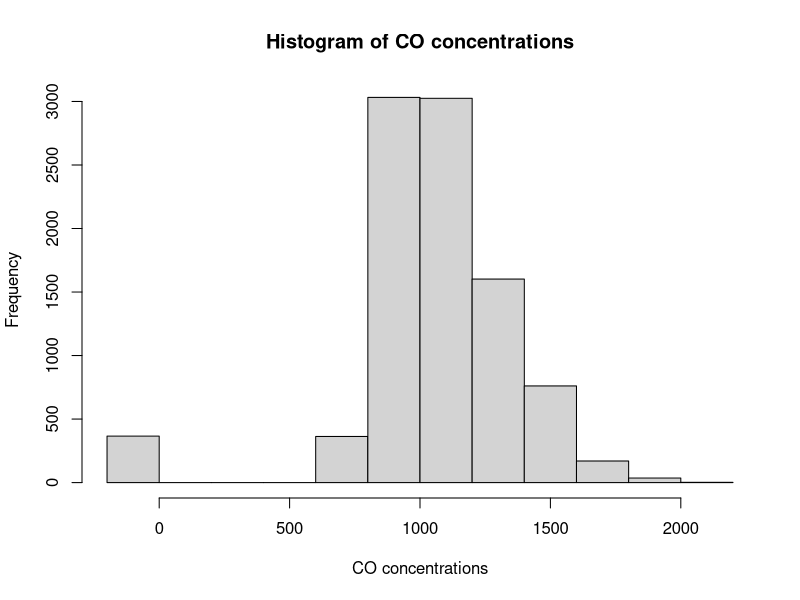
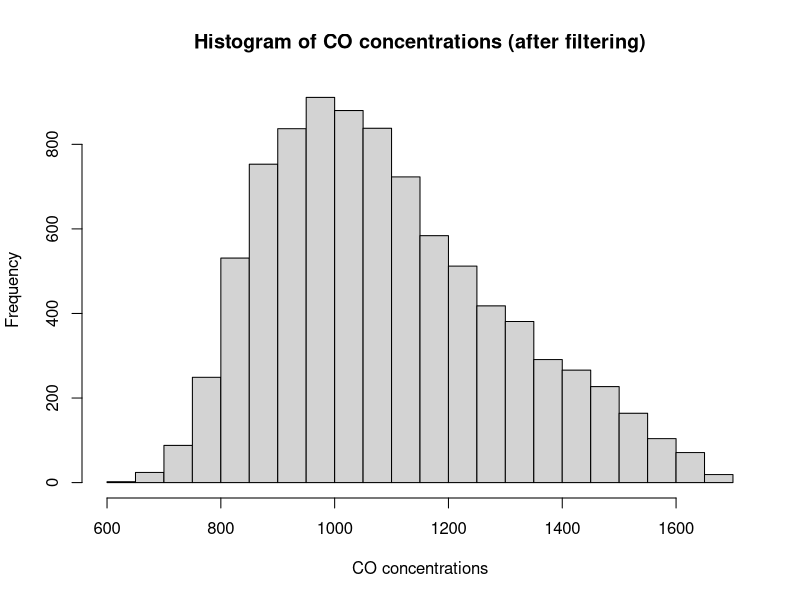
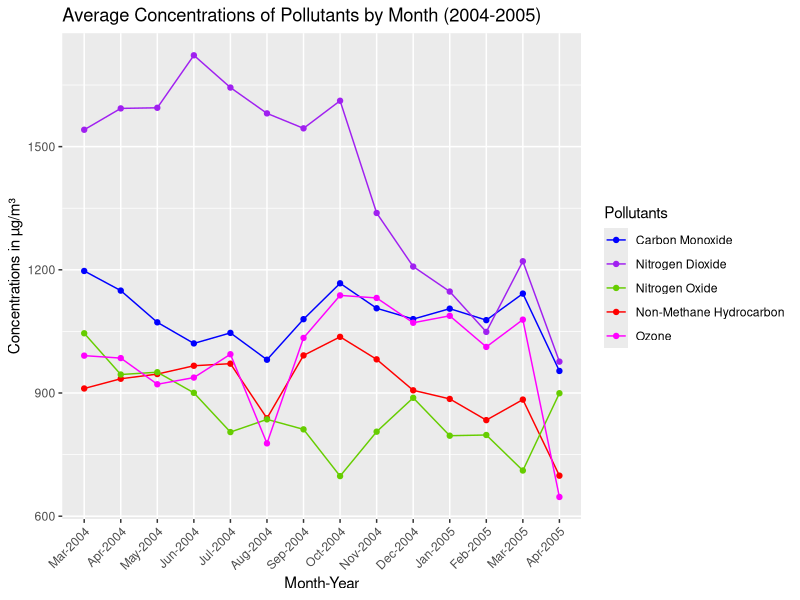
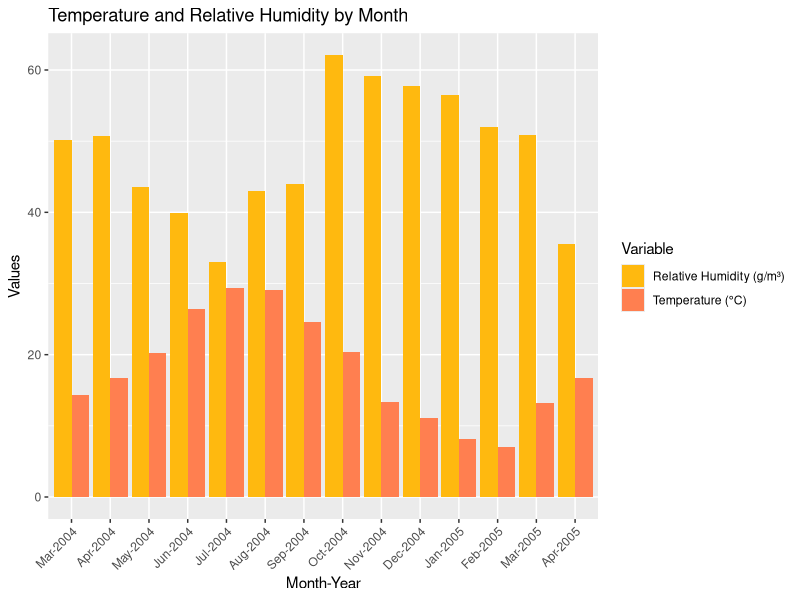

Recreate these plots in R, in order.
## ---- chunk 1
library(readxl)
library(ggplot2)
library(lubridate)
library(tidyverse)
## ---- chunk 2
#| code-fold: true
air <- read_excel("AirQualityUCI.xls")
head(air)
## ---- chunk 3
#| code-fold: true
air <- air %>% 
  rename(
    CO = `CO(GT)`,
    S_CO = `PT08.S1(CO)`,
    NMHC = `NMHC(GT)`,
    S_NMHC = `PT08.S2(NMHC)`,
    C6H6 = `C6H6(GT)`,
    NOx = `NOx(GT)`,
    S_NOx = `PT08.S3(NOx)`,
    NO2 = `NO2(GT)`,
    S_NO2 = `PT08.S4(NO2)`,
    S_O3 = `PT08.S5(O3)`
  )
## ---- chunk 4
#| code-fold: true
# Histogram for S_CO 
hist(air$S_CO,
     main = "Histogram of CO concentrations",
     xlab = "CO concentrations")
## ---- chunk 5
#| code-fold: true
# Calculate IQR
Q1 <- quantile(air$S_CO, 0.25, na.rm = TRUE)
Q3 <- quantile(air$S_CO, 0.75, na.rm = TRUE)
IQR <- Q3 - Q1

# Define outlier bounds
lower_bound <- Q1 - 1.5 * IQR
upper_bound <- Q3 + 1.5 * IQR

# Filter rows to remove outliers
air_filtered <- air[air$S_CO >= lower_bound & air$S_CO <= upper_bound, ]
# Reassign original dataset with filtered dataset
air <- air_filtered

hist(air_filtered$S_CO,
     main = "Histogram of CO concentrations (after filtering)",
     xlab = "CO concentrations")
## ---- chunk 6
#| code-fold: true
# Convert 'Date' column to y-m-d format
air$Date <- ymd(air$Date)

# Create numerical Month and Year columns
air <- air %>%
  mutate(
    Month = month(Date, label = TRUE), # Extracts month as a numeric value (1-12)
    Year = year(Date)    # Extracts year
  )

# Group by Year and Month for summarization
airM <- air %>%
  group_by(Year, Month) %>%
  summarize(across(where(is.numeric), ~mean(., na.rm = TRUE)))

head(airM, 5)
## ---- chunk 7
#| code-fold: true
#Summarize data (excluding Year and Month columns )
summary(airM[, -c(1, 2)])
## ---- chunk 8
#| code-fold: true
# Plot monthly Concentrations
airM %>%
  # Use interaction to combine Month and Year
  ggplot(aes(x = interaction(Month, Year, sep = "-"))) +
  # Add points and lines for different pollutants
  geom_point(aes(y = S_CO, color = "Carbon Monoxide")) + 
  geom_line(aes(y = S_CO, color = "Carbon Monoxide", group = 1)) +
  geom_point(aes(y = S_NMHC, color = "Non-Methane Hydrocarbon")) +
  geom_line(aes(y = S_NMHC, color = "Non-Methane Hydrocarbon", group = 2)) +
  geom_point(aes(y = S_NOx, color = "Nitrogen Oxide")) + 
  geom_line(aes(y = S_NOx, color = "Nitrogen Oxide", group = 3)) +
  geom_point(aes(y = S_NO2, color = "Nitrogen Dioxide")) + 
  geom_line(aes(y = S_NO2, color = "Nitrogen Dioxide", group = 3)) +
  geom_point(aes(y = S_O3, color = "Ozone")) + 
  geom_line(aes(y = S_O3, color = "Ozone", group = 3)) +
  labs(
    title = "Average Concentrations of Pollutants by Month (2004-2005)",
    x = "Month-Year",
    y = "Concentrations in µg/m³"
  ) +
  scale_color_manual(
    values = c("Carbon Monoxide" = "blue", 
               "Non-Methane Hydrocarbon" = "red", 
               "Nitrogen Oxide" = "chartreuse3",
               "Nitrogen Dioxide" = "purple",
               "Ozone" = "magenta"),
    name = "Pollutants"
  ) +
  theme(axis.text.x = element_text(angle = 45, hjust = 1))  # Rotate x-axis labels
## ---- chunk 9
#| code-fold: true
# Plot monthly Temperatures and Relative Humidity
airM %>%
  pivot_longer(
    cols = c(RH, T), 
    names_to = "Variable", 
    values_to = "Value"
  ) %>%
  ggplot(aes(x = interaction(Month, Year, sep = "-"), y = Value, fill = Variable)) +
  geom_col(position = "dodge") +
  labs(
    title = "Temperature and Relative Humidity by Month",
    x = "Month-Year",
    y = "Values",
    fill = "Variable"
  ) +
  scale_fill_manual(
    values = c("T" = "coral", "RH" = "darkgoldenrod1"),
    labels = c("T" = "Temperature (°C)", "RH" = "Relative Humidity (g/m³)")
  ) +
  theme(axis.text.x = element_text(angle = 45, hjust = 1))
## ---- chunk 10

